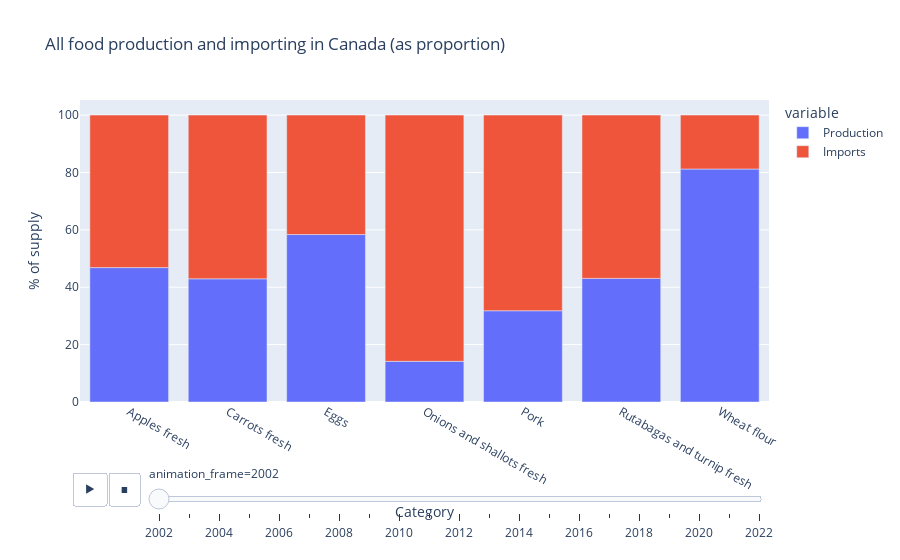

Source (notebook cell):
### Markdown cell above
Here we can see that the share of the supply furnished by imports has steadily grown.

Let's bring in a powerful feature of `plotly`: animated charts. Animation means that we can add a slider to quickly compare different subsets, essentially adding a third dimension. Let's do this chart again, but we'll do it as stacked bar chart by category, animated by year.

### Code cell
# Production vs. imports, proportionally
prop = df_cats_3.drop(['Total supply', 'Beginning stocks', 'Total disposition', 'Domestic disappearance', 'Exports', 'Waste', 'Ending stocks'], axis=1)
prop['Denominator'] = prop['Production'] + prop['Imports']
prop['Production'] /= prop['Denominator'] / 100
prop['Imports'] /= prop['Denominator'] / 100
prop = prop.drop('Denominator', axis=1)

fig = px.bar(prop, x=prop.index.get_level_values('Category'), y=prop.columns,
              animation_frame=prop.index.get_level_values('Year'),
              title='All food production and importing in Canada (as proportion)',
              labels={'value': '% of supply', 'x': 'Category'})
fig.show()

### Figure 1 — Plotly figure (JSON) as saved in the notebook; plotly's stock layout.template omitted (floating-point values rounded to 4 significant figures)
{"data": [{"alignmentgroup": "True", "hovertemplate": "variable=Production<br>animation_frame=2002<br>Category=%{x}<br>% of supply=%{y}<extra></extra>", "legendgroup": "Production", "marker": {"color": "#636efa", "pattern": {"shape": ""}}, "name": "Production", "offsetgroup": "Production", "orientation": "v", "showlegend": true, "textposition": "auto", "type": "bar", "x": ["Apples fresh", "Carrots fresh", "Eggs", "Onions and shallots fresh", "Pork", "Rutabagas and turnip fresh", "Wheat flour"], "xaxis": "x", "y": [46.84, 42.94, 58.36, 14.17, 31.81, 43.08, 81.21], "yaxis": "y"}, {"alignmentgroup": "True", "hovertemplate": "variable=Imports<br>animation_frame=2002<br>Category=%{x}<br>% of supply=%{y}<extra></extra>", "legendgroup": "Imports", "marker": {"color": "#EF553B", "pattern": {"shape": ""}}, "name": "Imports", "offsetgroup": "Imports", "orientation": "v", "showlegend": true, "textposition": "auto", "type": "bar", "x": ["Apples fresh", "Carrots fresh", "Eggs", "Onions and shallots fresh", "Pork", "Rutabagas and turnip fresh", "Wheat flour"], "xaxis": "x", "y": [53.16, 57.06, 41.64, 85.83, 68.19, 56.92, 18.79], "yaxis": "y"}], "layout": {"barmode": "relative", "legend": {"title": {"text": "variable"}, "tracegroupgap": 0}, "sliders": [{"active": 0, "currentvalue": {"prefix": "animation_frame="}, "len": 0.9, "pad": {"b": 10, "t": 60}, "steps": [{"args": [["2002"], {"frame": {"duration": 0, "redraw": true}, "fromcurrent": true, "mode": "immediate", "transition": {"duration": 0, "easing": "linear"}}], "label": "2002", "method": "animate"}, {"args": [["2003"], {"frame": {"duration": 0, "redraw": true}, "fromcurrent": true, "mode": "immediate", "transition": {"duration": 0, "easing": "linear"}}], "label": "2003", "method": "animate"}, {"args": [["2004"], {"frame": {"duration": 0, "redraw": true}, "fromcurrent": true, "mode": "immediate", "transition": {"duration": 0, "easing": "linear"}}], "label": "2004", "method": "animate"}, {"args": [["2005"], {"frame": {"duration": 0, "redraw": true}, "fromcurrent": true, "mode": "immediate", "transition": {"duration": 0, "easing": "linear"}}], "label": "2005", "method": "animate"}, {"args": [["2006"], {"frame": {"duration": 0, "redraw": true}, "fromcurrent": true, "mode": "immediate", "transition": {"duration": 0, "easing": "linear"}}], "label": "2006", "method": "animate"}, {"args": [["2007"], {"frame": {"duration": 0, "redraw": true}, "fromcurrent": true, "mode": "immediate", "transition": {"duration": 0, "easing": "linear"}}], "label": "2007", "method": "animate"}, {"args": [["2008"], {"frame": {"duration": 0, "redraw": true}, "fromcurrent": true, "mode": "immediate", "transition": {"duration": 0, "easing": "linear"}}], "label": "2008", "method": "animate"}, {"args": [["2009"], {"frame": {"duration": 0, "redraw": true}, "fromcurrent": true, "mode": "immediate", "transition": {"duration": 0, "easing": "linear"}}], "label": "2009", "method": "animate"}, {"args": [["2010"], {"frame": {"duration": 0, "redraw": true}, "fromcurrent": true, "mode": "immediate", "transition": {"duration": 0, "easing": "linear"}}], "label": "2010", "method": "animate"}, {"args": [["2011"], {"frame": {"duration": 0, "redraw": true}, "fromcurrent": true, "mode": "immediate", "transition": {"duration": 0, "easing": "linear"}}], "label": "2011", "method": "animate"}, {"args": [["2012"], {"frame": {"duration": 0, "redraw": true}, "fromcurrent": true, "mode": "immediate", "transition": {"duration": 0, "easing": "linear"}}], "label": "2012", "method": "animate"}, {"args": [["2013"], {"frame": {"duration": 0, "redraw": true}, "fromcurrent": true, "mode": "immediate", "transition": {"duration": 0, "easing": "linear"}}], "label": "2013", "method": "animate"}, {"args": [["2014"], {"frame": {"duration": 0, "redraw": true}, "fromcurrent": true, "mode": "immediate", "transition": {"duration": 0, "easing": "linear"}}], "label": "2014", "method": "animate"}, {"args": [["2015"], {"frame": {"duration": 0, "redraw": true}, "fromcurrent": true, "mode": "immediate", "transition": {"duration": 0, "easing": "linear"}}], "label": "2015", "method": "animate"}, {"args": [["2016"], {"frame": {"duration": 0, "redraw": true}, "fromcurrent": true, "mode": "immediate", "transition": {"duration": 0, "easing": "linear"}}], "label": "2016", "method": "animate"}, {"args": [["2017"], {"frame": {"duration": 0, "redraw": true}, "fromcurrent": true, "mode": "immediate", "transition": {"duration": 0, "easing": "linear"}}], "label": "2017", "method": "animate"}, {"args": [["2018"], {"frame": {"duration": 0, "redraw": true}, "fromcurrent": true, "mode": "immediate", "transition": {"duration": 0, "easing": "linear"}}], "label": "2018", "method": "animate"}, {"args": [["2019"], {"frame": {"duration": 0, "redraw": true}, "fromcurrent": true, "mode": "immediate", "transition": {"duration": 0, "easing": "linear"}}], "label": "2019", "method": "animate"}, {"args": [["2020"], {"frame": {"duration": 0, "redraw": true}, "fromcurrent": true, "mode": "immediate", "transition": {"duration": 0, "easing": "linear"}}], "label": "2020", "method": "animate"}, {"args": [["2021"], {"frame": {"duration": 0, "redraw": true}, "fromcurrent": true, "mode": "immediate", "transition": {"duration": 0, "easing": "linear"}}], "label": "2021", "method": "animate"}, {"args": [["2022"], {"frame": {"duration": 0, "redraw": true}, "fromcurrent": true, "mode": "immediate", "transition": {"duration": 0, "easing": "linear"}}], "label": "2022", "method": "animate"}], "x": 0.1, "xanchor": "left", "y": 0, "yanchor": "top"}], "title": {"text": "All food production and importing in Canada (as proportion)"}, "updatemenus": [{"buttons": [{"args": [null, {"frame": {"duration": 500, "redraw": true}, "fromcurrent": true, "mode": "immediate", "transition": {"duration": 500, "easing": "linear"}}], "label": "&#9654;", "method": "animate"}, {"args": [[null], {"frame": {"duration": 0, "redraw": true}, "fromcurrent": true, "mode": "immediate", "transition": {"duration": 0, "easing": "linear"}}], "label": "&#9724;", "method": "animate"}], "direction": "left", "pad": {"r": 10, "t": 70}, "showactive": false, "type": "buttons", "x": 0.1, "xanchor": "right", "y": 0, "yanchor": "top"}], "xaxis": {"anchor": "y", "domain": [0, 1], "title": {"text": "Category"}}, "yaxis": {"anchor": "x", "domain": [0, 1], "title": {"text": "% of supply"}}}}
